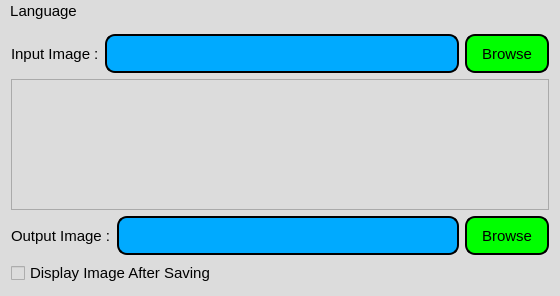
<?xml version="1.0" encoding="UTF-8"?>
<ui version="4.0">
 <class>MainWindow</class>
 <widget class="QMainWindow" name="MainWindow">
  <property name="geometry">
   <rect>
    <x>0</x>
    <y>0</y>
    <width>560</width>
    <height>296</height>
   </rect>
  </property>
  <property name="windowTitle">
   <string>Hello_Qt_OpenCV</string>
  </property>
  <property name="styleSheet">
   <string notr="true">*
{
font: 75 11pt;
background-color: rgb(220, 220, 220);
}
QPushButton, QLineEdit, QGroupBox
{
border: 2px solid rgb(0, 0, 0);
border-radius: 10px;
min-width: 80px;
min-height: 35px;
}
QPushButton
{
background-color: rgb(0, 255, 0);
}
QLineEdit
{
background-color: rgb(0, 170, 255);
}
QPushButton:hover, QRadioButton:hover, QCheckBox:hover
{
color: red;
}
QPushButton:!hover, QRadioButton:!hover, QCheckBox:!hover
{
color: black;
}</string>
  </property>
  <widget class="QWidget" name="centralWidget">
   <layout class="QVBoxLayout" name="verticalLayout">
    <item>
     <layout class="QHBoxLayout" name="topHorizontalLayout">
      <item>
       <widget class="QLabel" name="inputLabel">
        <property name="text">
         <string>Input Image :</string>
        </property>
       </widget>
      </item>
      <item>
       <widget class="QLineEdit" name="inputLineEdit"/>
      </item>
      <item>
       <widget class="QPushButton" name="inputPushButton">
        <property name="text">
         <string>Browse</string>
        </property>
       </widget>
      </item>
     </layout>
    </item>
    <item>
     <widget class="QListWidget" name="filtersList"/>
    </item>
    <item>
     <layout class="QHBoxLayout" name="bottomHorizontalLayout">
      <item>
       <widget class="QLabel" name="outputLabel">
        <property name="text">
         <string>Output Image :</string>
        </property>
       </widget>
      </item>
      <item>
       <widget class="QLineEdit" name="outputLineEdit"/>
      </item>
      <item>
       <widget class="QPushButton" name="outputPushButton">
        <property name="text">
         <string>Browse</string>
        </property>
       </widget>
      </item>
     </layout>
    </item>
    <item>
     <widget class="QCheckBox" name="displayImageCheckBox">
      <property name="text">
       <string>Display Image After Saving</string>
      </property>
     </widget>
    </item>
   </layout>
  </widget>
  <widget class="QMenuBar" name="menuBar">
   <property name="geometry">
    <rect>
     <x>0</x>
     <y>0</y>
     <width>560</width>
     <height>26</height>
    </rect>
   </property>
   <widget class="QMenu" name="menuLanguage">
    <property name="title">
     <string>Language</string>
    </property>
    <addaction name="actionEnglish"/>
    <addaction name="actionGerman"/>
    <addaction name="actionTurkish"/>
   </widget>
   <addaction name="menuLanguage"/>
  </widget>
  <action name="actionTurkish">
   <property name="text">
    <string>Turkish</string>
   </property>
  </action>
  <action name="actionGerman">
   <property name="text">
    <string>German</string>
   </property>
  </action>
  <action name="actionEnglish">
   <property name="text">
    <string>English</string>
   </property>
  </action>
 </widget>
 <layoutdefault spacing="6" margin="11"/>
 <resources/>
 <connections/>
</ui>
